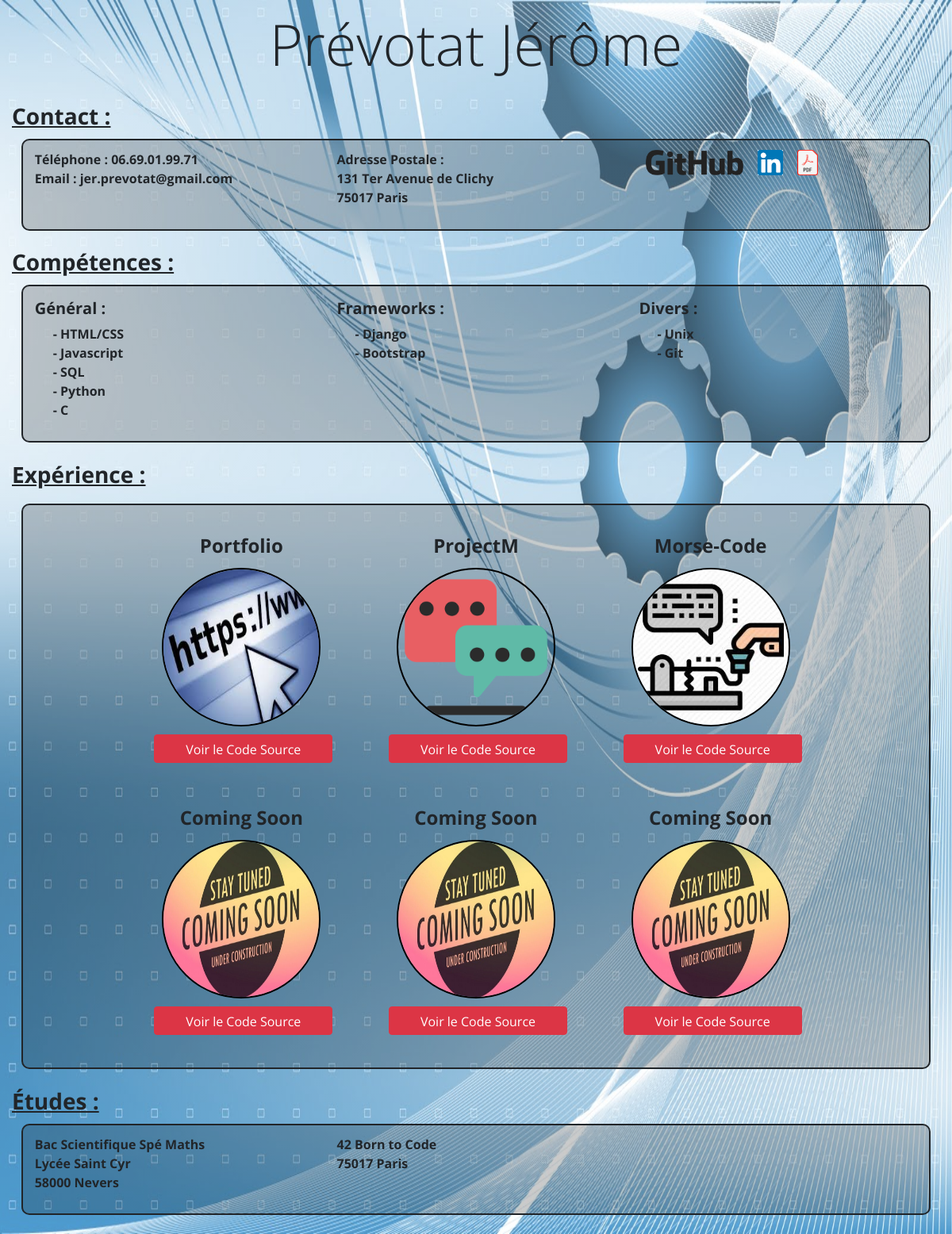
The app's page /, older data.
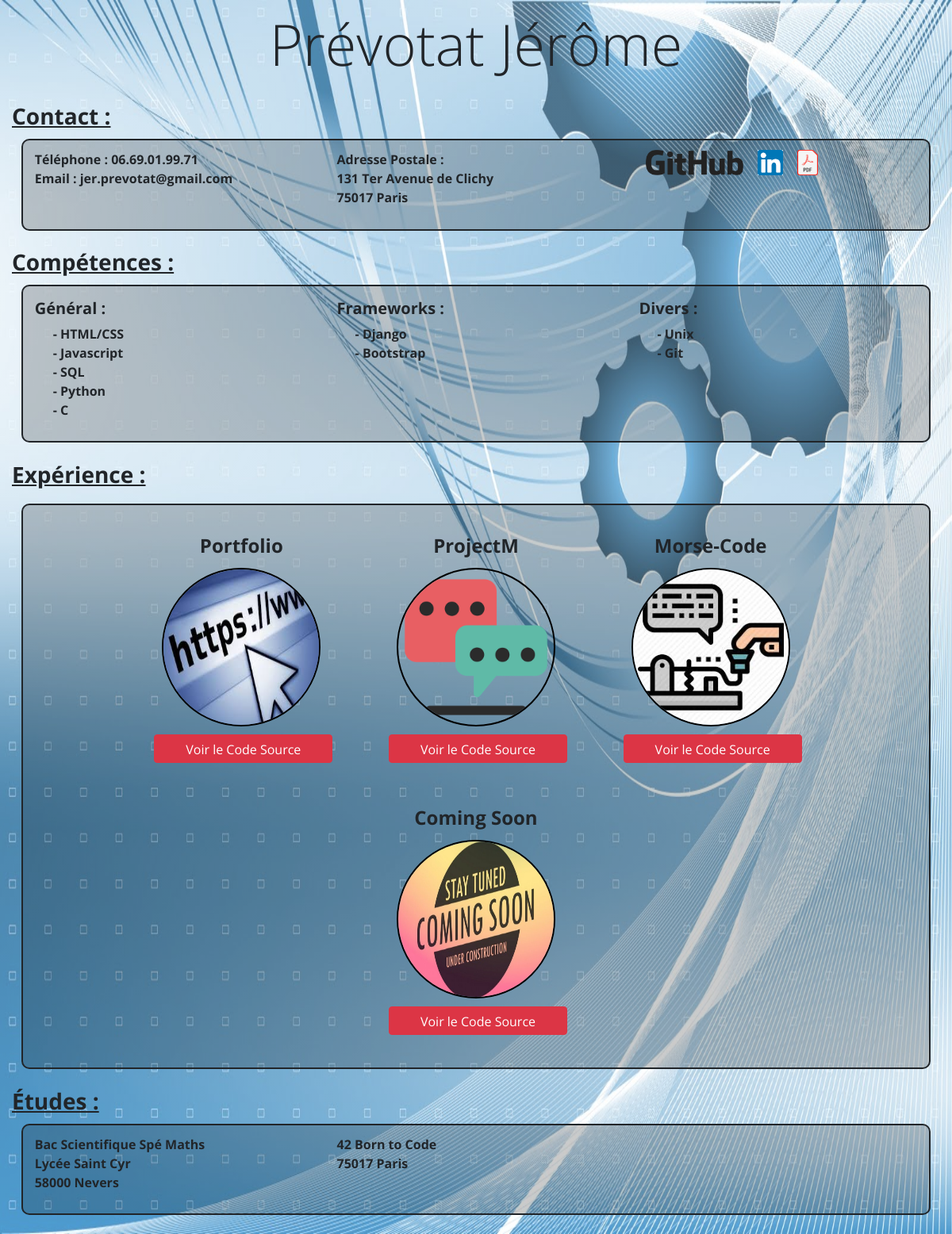
The same page, newer data.
### website/models.py (models this page shows, shortened)
class Project(models.Model):
    project_name = models.CharField(max_length=50)
    description = models.TextField()
    img = models.FileField(upload_to='')

### website/views.py (the view)
# urls.py: path('', views.ProjectListView.as_view(), name="project_list"),
class ProjectListView(ListView):
    model = Project
    def get_queryset(self):
        return Project.objects.all()

### website/templates/website/project_list.html
{% extends 'website/content.html' %}
{% load staticfiles %}
{% block project_block %}
    {% for project in project_list %}
        <div class="project">
            <div class="row name">
                <div class="col-12 project-name">
                    <h4>{{ project.project_name }}</h4>
                </div>
            </div>
            <div class="row preview no-gutters">
                <div class="col-12">
                    <div class="container project-icon-container">
                        <a class="modal-toggler" data-toggle="modal" data-target="#project-modal" data-name="{{ project.project_name }}" data-description="{{ project.description }}">
                            <img class="project-icon" src="{{ project.img.url }}" alt="">
                        </a>
                    </div>
                </div>
            </div>
            <div class="row project-link no-gutters">
                <div class="col-12 links">
                    {% if project.project_name == "Coming Soon" %}
                        <a href="https://github.com/JeromePrevotat/">
                        <button class="btn btn-danger btn-source" type="button">Voir le Code Source</button></a>
                    {% else %}
                        <a href="https://github.com/JeromePrevotat/{{ project.project_name }}">
                            <button class="btn btn-danger btn-source" type="button">Voir le Code Source</button>
                        </a>
                    {% endif %}
                </div>
            </div>
        </div>
    {% endfor %}
{% endblock %}

### website/templates/website/content.html (shortened to what this page needs)
{% extends 'website/index.html' %}
{% load staticfiles %}
{% block body_block %}
<h1 class="display-3">Prévotat Jérôme</h1>
<div class="container-fluid">
    <h3>Contact :</h3>
    <div class="row mx-auto categorie flex">
        <div class="col-4 top-text">
            <p class="top-text">Téléphone : 06.69.01.99.71
                <br>Email : jer.prevotat@gmail.com
            </p>
        </div>
        <div class="col-4">
            <p class="top-text">Adresse Postale :
                <br>131 Ter Avenue de Clichy
                <br>75017 Paris
            </p>
        </div>
        <div class="row mx-auto contact-icons-container">
            <div class="col-12">
                <a class="img-link" href="https://github.com/JeromePrevotat">
                    <img class="img-fluid" src="{% static 'website/buttons/github-icon.png' %}"/>
                </a>
                <a class="img-link-square" href="https://www.linkedin.com/in/j%C3%A9r%C3%B4me-pr%C3%A9votat-656165158/">
                    <img class="img-fluid" src="{% static 'website/buttons/linkedin-icon.png' %}"/>
                </a>
                <a class="img-link-square" href="">
                    <img class="img-fluid" src="{% static 'website/buttons/pdf-icon.png' %}"/>
                </a>
            </div>
        </div>
    </div>
    <h3>Compétences :</h3>
    <div id="custom-list-skills" class="row mx-auto categorie">
        <div class="col-4 container">
            <h5>Général :</h5>
            <ul class="list-unstyled">
                <li>HTML/CSS</li>
                <li>Javascript</li>
                <li>SQL</li>
                <li>Python</li>
                <li>C</li>
            </ul>
        </div>
        <div class="col-4 container">
            <h5>Frameworks :</h5>
            <ul class="list-unstyled">
                <li>Django</li>
                <li>Bootstrap</li>
            </ul>
        </div>
        <div class="col-4 container">
            <h5>Divers :</h5>
            <ul class="list-unstyled">
                <li>Unix</li>
                <li>Git</li>
            </ul>
        </div>
    </div>
    <h3>Expérience :</h3>
    <div id="custom-list-skills-2" class="row categorie projects-container flex">
        {% block project_block%}
        {% endblock %}
    </div>
    <h3>Études :</h3>
    <div class="row mx-auto categorie">
        <div class="col-4 container">
            <p>Bac Scientifique Spé Maths <br> Lycée Saint Cyr <br> 58000 Nevers</p>
        </div>
        <div class="col-4 container">
            <p>42 Born to Code <br> 75017 Paris</p>
        </div>
        <div class="col-4"></div>
    </div>
</div>
{% endblock %}

### website/templates/website/index.html (shortened to what this page needs)
<!DOCTYPE html>
{% load staticfiles %}
<html>
    <head>
        <link rel="stylesheet" href="https://stackpath.bootstrapcdn.com/bootstrap/4.3.1/css/bootstrap.min.css">
        <link type="text/css" rel="stylesheet" href="{% static 'website/css/website.css' %}">
    </head>
    <body class="bg">
            {% block body_block %}
            {% endblock %}
    </body>
</html>

### website/static/website/css/website.css (style rules this page uses)
* { font-family: 'Open Sans', sans-serif; }
.bg { padding-bottom: 1%; background-attachment: fixed; background-repeat: no-repeat; background-size: 100% 100%; background-image: linear-gradient(to bottom, rgba(255, 255, 255, 0.3), rgba(255, 255, 255, 0.3)), url("/static/website/img/background-tech-01.jpg"); }
h1 { text-align: center; position: relative; padding: 1%; }
h3 { font-weight: bolder; padding-top: 1%; text-decoration: underline; }
h4 { font-weight: bolder; }
h5 { font-weight: bolder; padding-top: 1%; }
p { font-weight: bolder; }
li { font-weight: bolder; }
.categorie { margin-top: 1%; margin-bottom: 1%; padding-top: 1%; padding-bottom: 1%; width: 98%; height: auto; border-style: solid; border-radius: 10px; border-width: 2px; box-sizing: border-box; background-color: rgba(0, 0, 0, 0.2); }
.top-text { word-wrap: break-word; }
.contact-icons-container { width: 33%; }
.img-link>img { margin: 0 2%; max-width: 200px; height: 2em; }
.img-link-square>img { margin: 0 2%; height: 100%; max-width: 2em; max-height: 2em; }
#custom-list-skills li::before { content: "- "; margin-left: 1em; }
#custom-list-skills li { margin-left: 2%; }
.projects-container { background-color: rgba(0, 0, 0, 0.2); width: 98%; margin-left: 1%; margin-right: 1%; border-radius: 10px; border-style: solid; border-width: 2px; box-sizing: border-box; display: inline-flex; justify-content: center; }
.project { margin: 2%; min-width: 250px; width: 20%; box-sizing: border-box; display: flex; flex-direction: column; flex-wrap: wrap; justify-content: space-between; }
.name { width: 100%; margin: 1% 0; }
.project-name { text-align: center; white-space: nowrap; overflow: hidden; text-overflow: ellipsis; }
.preview { width: auto; margin: 1%; }
.project-icon-container { display: flex; margin-left: auto; margin-right: auto; }
.modal-toggler { margin: auto; width: 200px; height: 200px; border-radius: 50%; }
.project-icon { margin: auto; width: 200px; height: 200px; border-radius: 50%; border: solid black 2px; }
.project-link { width: 100%; margin: 1% 0; }
.links { width: 100%; height: 100%; text-align: center; margin: 1%; padding-top: 1%; }
.btn-source { width: 90%; height: 85%; overflow: hidden; }

Row changes from the older to the newer data that the page shows:
removed Project: project_name "Coming Soon", img (picture), shows "Voir le Code Source"
removed Project: project_name "Coming Soon", img (picture), shows "Voir le Code Source"
